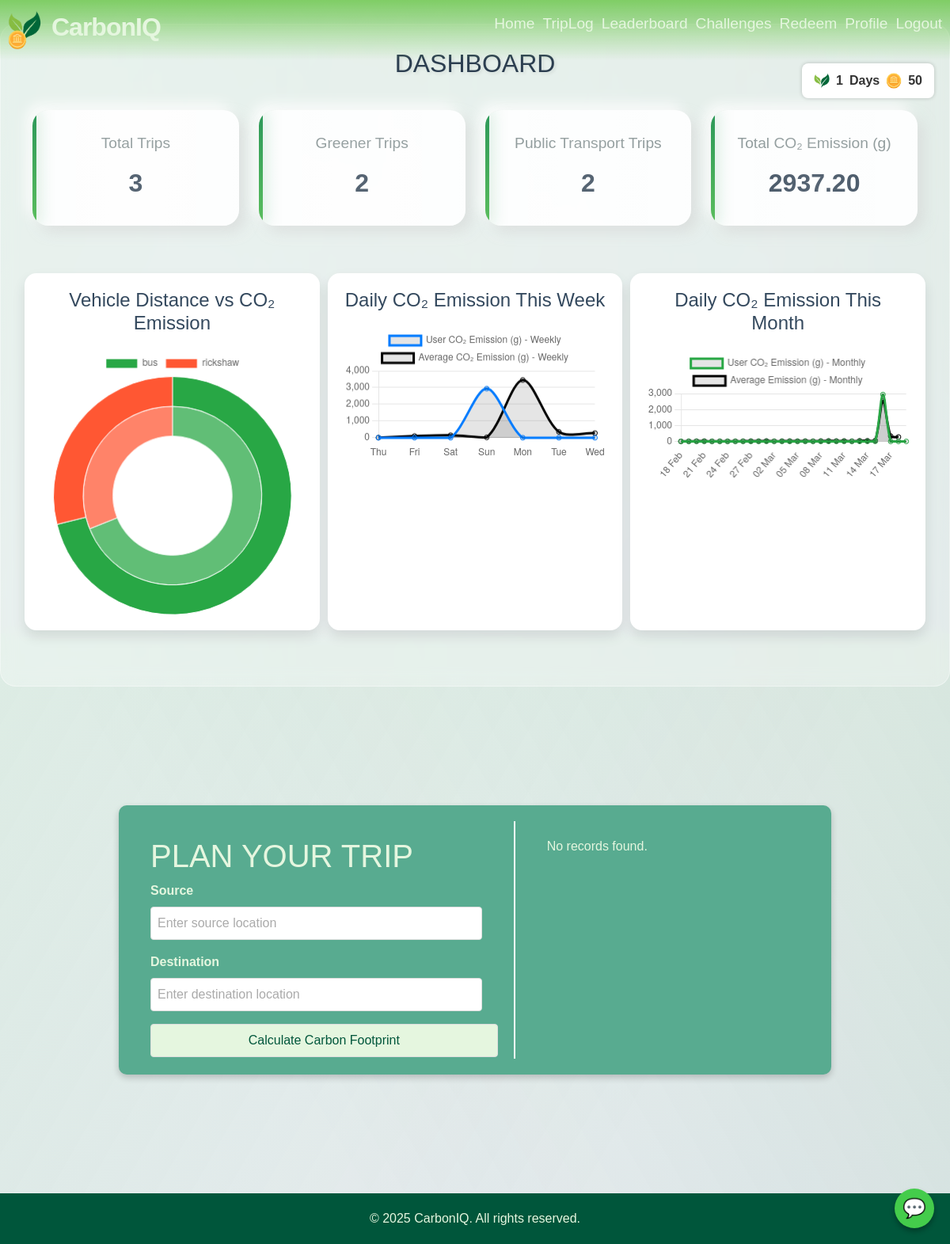
The page /homepage/ (signed in) on the database as committed earlier.
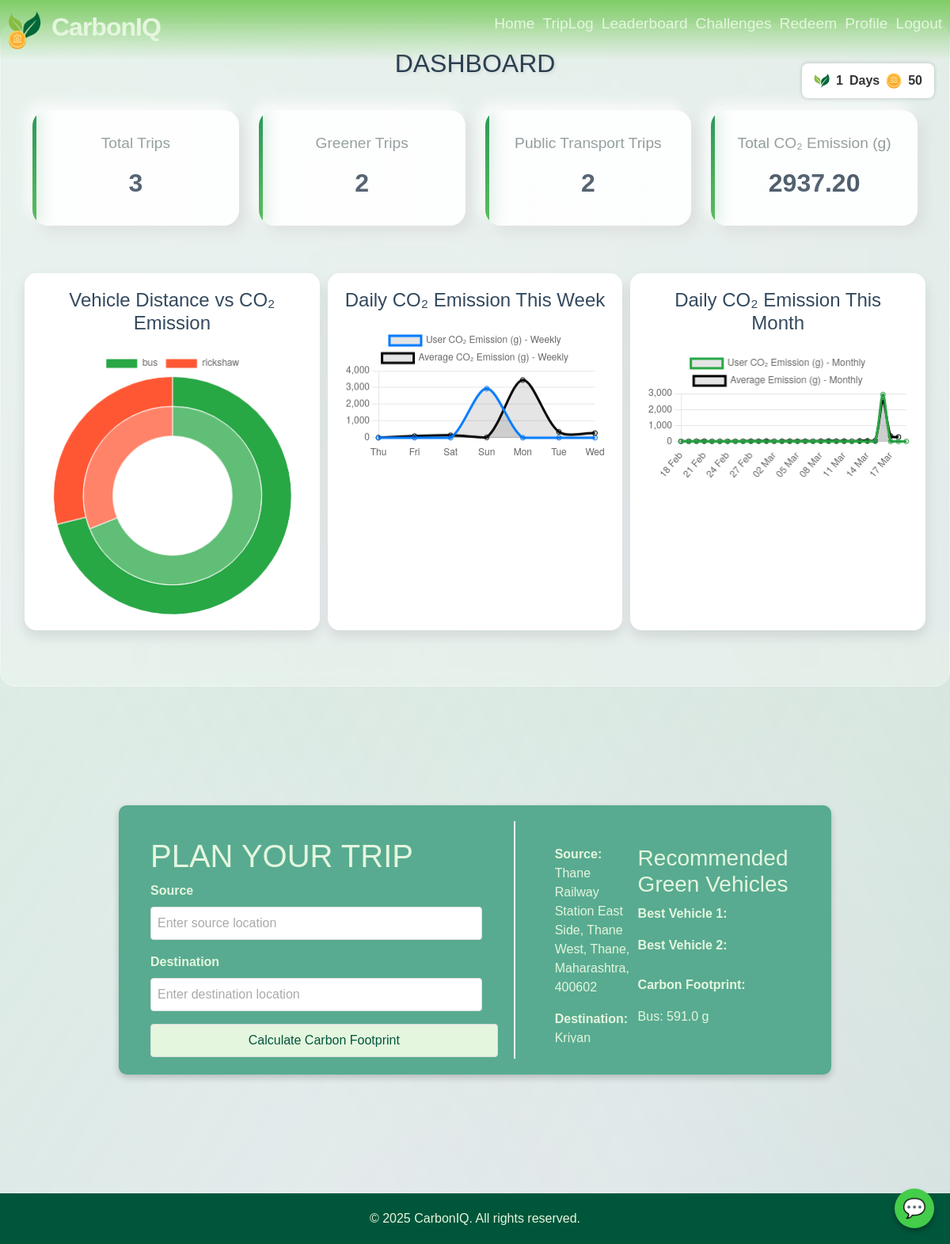
The same page on the database as committed later.
### mainapp/models.py (models this page shows, shortened)
class Chat(models.Model):
    user = models.ForeignKey(User, on_delete=models.CASCADE)  # Link to the user
    source_lat = models.FloatField()
    source_lng = models.FloatField()
    dest_lat = models.FloatField()
    dest_lng = models.FloatField()
    source_address = models.CharField(max_length=255)
    destination_address = models.CharField(max_length=255)
    search_date = models.DateField()
    search_time = models.TimeField()
    distance = models.FloatField()
    duration = models.FloatField()
    carbon_footprint = models.JSONField()  # Store carbon footprint data in JSON format
    Nearby_Bus_Stops = models.CharField(max_length=300)

### mainapp/views.py (the view)
# urls.py: path('homepage/', mviews.homepage, name='homepage'),
@login_required(login_url='/login/')
def homepage(request):
    user = request.user
    today = now().date()
    week_start = today - timedelta(days=6)
    weekly_trips = TripLog.objects.filter(user=user, date__range=[week_start, today])
    month_start = today - timedelta(days=29)
    monthly_trips = TripLog.objects.filter(user=user, date__range=[month_start, today])
    transport_modes = weekly_trips.values_list('mode_of_transport', flat=True).distinct()
    pie_labels = list(transport_modes)
    distance_values = [
        weekly_trips.filter(mode_of_transport=mode).aggregate(
            total_distance=Sum('api_distance')
        )['total_distance'] or 0 for mode in transport_modes
    ]
    emission_values = [
        weekly_trips.filter(mode_of_transport=mode).aggregate(
            total_emission=Sum('co2_emission')
        )['total_emission'] or 0 for mode in transport_modes
    ]
    daily_labels = [(week_start + timedelta(days=i)).strftime('%a') for i in range(7)]
    daily_values = [
        weekly_trips.filter(date=week_start + timedelta(days=i)).aggregate(
            total_co2=Sum('co2_emission')
        )['total_co2'] or 0 for i in range(7)
    ]
    monthly_labels = [(month_start + timedelta(days=i)).strftime('%d %b') for i in range(30)]
    monthly_values = [
        monthly_trips.filter(date=month_start + timedelta(days=i)).aggregate(
            total_co2=Sum('co2_emission')
        )['total_co2'] or 0 for i in range(30)
    ]
    total_trips = weekly_trips.count()
    greener_trips = weekly_trips.filter(greener_travel=True).count()
    public_trips = weekly_trips.filter(public_transport=True).count()
    total_co2_emission = weekly_trips.aggregate(total=Sum('co2_emission'))['total'] or 0
    graph_data = {
        'pie_labels': pie_labels,
        'distance_values': distance_values,  # Inner pie (Distance)
        'emission_values': emission_values,  # Outer pie (Emissions)
        'daily_labels': daily_labels,
        'daily_values': daily_values,
        'avg_daily_values': [5, 100, 150, 20, 3453.04, 350.02, 276.47],
        'monthly_labels': monthly_labels,
        'monthly_values': monthly_values,
        'avg_monthly_values': [5, 10, 15, 20, 8, 12, 7, 9, 14, 22, 17, 30,11, 19, 24, 16, 21, 13, 27, 33, 26, 29, 14,38,42, 50, 2547.04, 334.02, 276.47],
        'total_trips': total_trips,
        'greener_trips': greener_trips,
        'public_trips': public_trips,
        'total_co2_emission': total_co2_emission }
    last_chat = Chat.objects.filter(user=user).order_by('-search_date', '-search_time').first()
    best_vehicle_1, best_vehicle_2 = None, None  # Default values
    if last_chat:
        time = last_chat.duration
        distance = last_chat.distance
        input_data = np.array([[time, distance]])
        prediction = model.predict(input_data)
        best_vehicle_1, best_vehicle_2 = prediction[0][0], prediction[0][1]
    return render(request, 'mainapp/homepage.html', {
        'graph_data': json.dumps(graph_data),
        'chats': last_chat,
        'best_vehicle_1': best_vehicle_1,
        'best_vehicle_2': best_vehicle_2
    })

### templates/mainapp/homepage.html (shortened to what this page needs)
{% extends 'mainapp/base.html' %}
{% load static %}
{% block extra_head %}
    <link rel="stylesheet" href="{% static 'css/homepage.css' %}">
{% endblock %}
{% block content %}
<div class="container">
    <h1>DASHBOARD</h1>
    <div class="stats-container">
        <div class="stat-card">
            <h3>Total Trips</h3>
            <p id="totalTrips">0</p>
        </div>
        <div class="stat-card">
            <h3>Greener Trips</h3>
            <p id="greenerTrips">0</p>
        </div>
        <div class="stat-card">
            <h3>Public Transport Trips</h3>
            <p id="publicTrips">0</p>
        </div>
        <div class="stat-card">
            <h3>Total CO₂ Emission (g)</h3>
            <p id="totalEmission">0</p>
        </div>
    </div>
    <div class="dashboard">
        <div class="graph-container">
            <h2 class="graph-title">Vehicle Distance vs CO₂ Emission</h2>
            <canvas id="doublePieChart"></canvas>
        </div>
        <div class="graph-container">
            <h2 class="graph-title">Daily CO₂ Emission This Week</h2>
            <canvas id="weeklyLineGraph"></canvas>
        </div>
        <div class="graph-container">
            <h2 class="graph-title">Daily CO₂ Emission This Month</h2>
            <canvas id="monthlyLineGraph"></canvas>
        </div>
    </div>
</div>
<div id="row" class="supercontainer">
    <div class="form-container">
        <h1>PLAN YOUR TRIP</h1>
        <form id="trip-form" action="{% url 'process_form' %}" method="post">
            <label for="source">Source</label>
            <input type="text" id="source-input" name="source-add" placeholder="Enter source location" required />
            <label for="destination">Destination</label>
            <input type="text" id="destination-input" name="destination-add" placeholder="Enter destination location" required />
            <button type="submit" id="calculate-button">Calculate Carbon Footprint</button>
        </form>
    </div>
    <div class="chats">
        <div class="chat-entries">
            {% if chats %}
                <div class="chat-entry">
                    <div class="chat-row">
                        <div class="chat-column">
                            <p><strong>Source:</strong> {{ chats.source_address }}</p>
                            <p><strong>Destination:</strong> {{ chats.destination_address }}</p>
                        </div>
                        <div class="chat-column">
                            <div class="recommended-vehicles">
                                <h3>Recommended Green Vehicles</h3>
                                <p><strong>Best Vehicle 1:</strong> {{ best_vehicle_1 }}</p>
                                <p><strong>Best Vehicle 2:</strong> {{ best_vehicle_2 }}</p>
                            </div>
                            <div class="carbon-footprint">
                                <p><strong>Carbon Footprint:</strong></p>
                                {% for mode, footprint in chats.carbon_footprint.items %}
                                    <p>{{ mode }}: {{ footprint }} g</p>
                                {% endfor %}
                            </div>
                        </div>
                    </div>
                </div>
            {% else %}
                <p>No records found.</p>
            {% endif %}
        </div>
    </div>
</div>
{% endblock %}

Rows that differ between the two databases and show on the page:
added Chat: source_address "Thane Railway Station East Side, Thane West, Thane, Maharashtra, 400602", destination_address "Kriyan…"
Other text that changed with them:
text no longer shown: "No records found."
text now shown: "Source: Destination: Recommended Green Vehicles Best Vehicle 1: Best Vehicle 2: Carbon Footprint:"
new list line: "Bus : 591.0 g"
